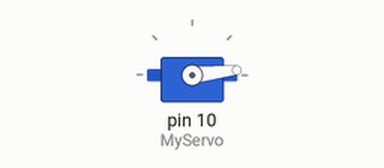
Bench run of a sketch on a simulated Arduino Uno, built with avr-gcc and run on an emulated ATmega328P. On the bench: servo.

Above: at 0.05 s.
At 0.9 s:
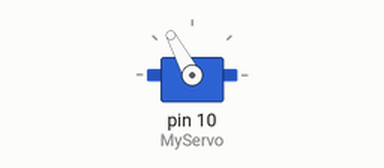
At 1.8 s:
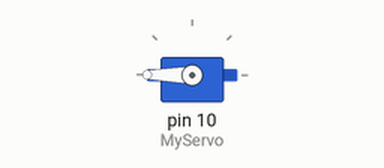
At 3.55 s:
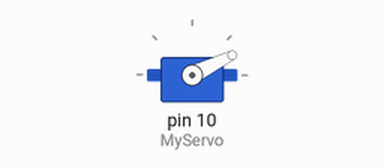
Timing chart, 0 to 6.2 s (numbered marks = the images above):
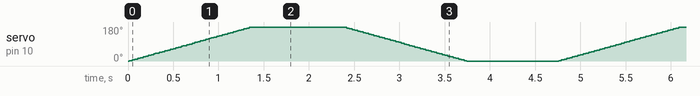

The sketch:

Servo_code.ino
```cpp
#include <Servo.h>

Servo MyServo;  // create servo object to control a servo
int deg = 0;    // a var. to store the servo position

void setup() {
  MyServo.attach(10);  // connect the servo to pin 10
}

void loop()
{
  // rotate from 0 degree to 180 degrees , in steps of 2 degree
  for (deg = 0; deg <= 180;)
  {
    MyServo.write(deg);   // tell servo to change degree to what stored in "deg" var.
    delay (15) ;          // waits 15ms steady at that degree/position
    deg += 2;             // increase the servo degree by 2 degrees
  }
  delay(1000);

  // rotate from 180 degrees to 0 degree , in steps of 2 degree
  for (deg = 180; deg >= 0; )
  {
    MyServo.write(deg);            // tell servo to go to position in variable 'pos'
    delay(15);                     // waits 15ms for the servo to reach the position
    deg -= 2;                      // increase the servo degree by 5 degrees
  }
  delay(1000);
  MyServo.write(0);
}
```
